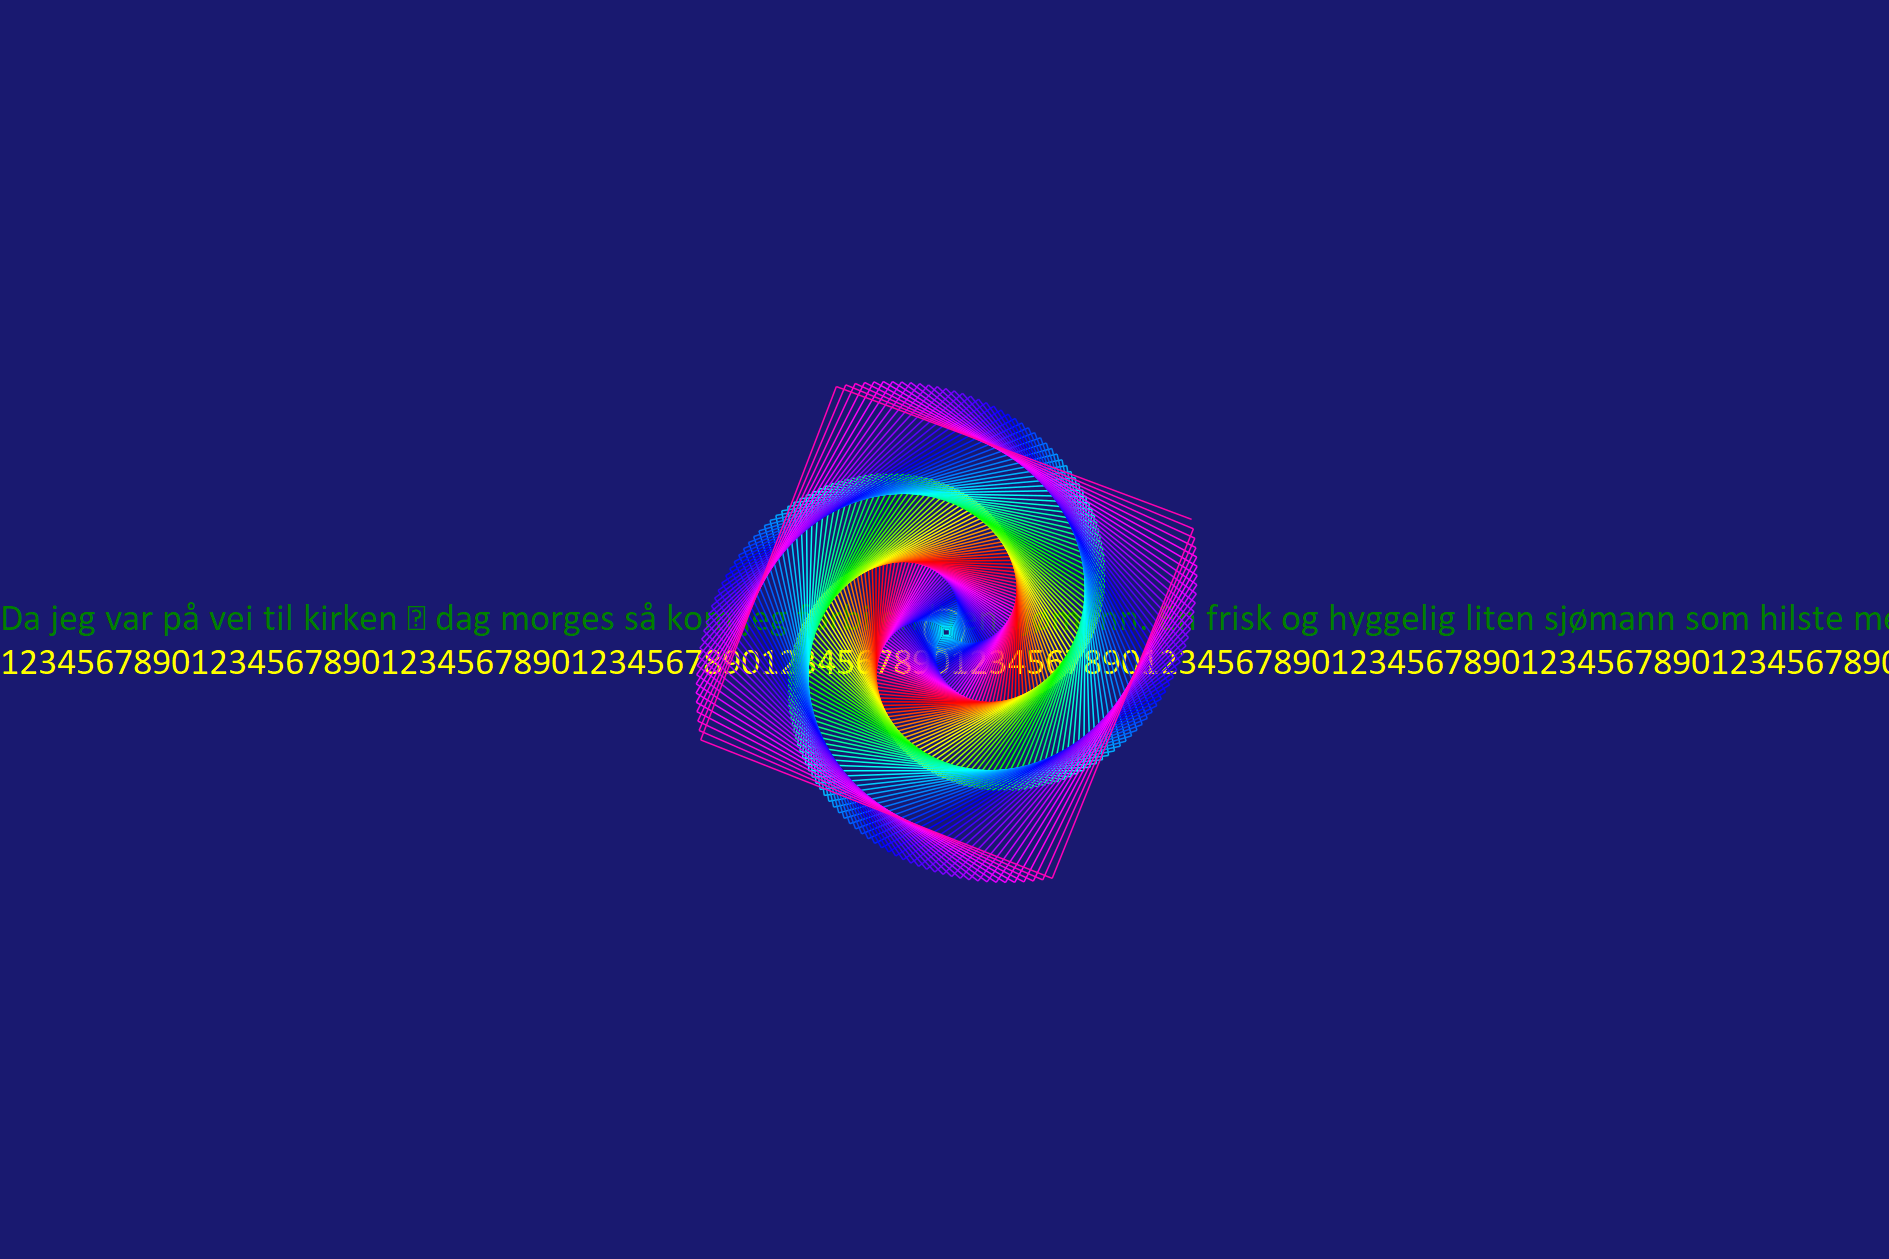

Generate this figure with Julia:
### A Pluto.jl notebook ###
# v0.12.20

using Markdown
using InteractiveUtils

# ╔═╡ 3cd880f0-6856-11eb-187f-e7fe0238d041
include("config.jl")

# ╔═╡ 78625b00-6856-11eb-0e08-bf8915eb2f5e
md"# A most **basic** test and headline"

# ╔═╡ 9f489670-6857-11eb-16f7-53ecb28dc3a5
md"A paragraph containing a link to [Julia](http://www.julialang.org)."

# ╔═╡ 71383360-6890-11eb-14eb-e39ac006624e
stri = "Da jeg var på vei til kiirken ∈ dag morges så kom jeg forbi en liten sjømann. En frisk og hyggelig liten sjømann som hilste meg."

# ╔═╡ fcdff590-686a-11eb-10ad-0f67e129deda
l1 = text(stri, -0.45 * WI, 0)

# ╔═╡ 240c9390-6892-11eb-3ba7-e95f27ba7e5a
l2 = sethue("yellow")

# ╔═╡ 32b3cc10-6892-11eb-38d2-99a597b4b53c
   l3 = text("1234567890123456789012345678901234567890123456789012345678901234567890123456789012345678901234567890",
        -WI / 2, EM)

# ╔═╡ e3ca9330-6892-11eb-2b65-2f98c90f0c9f


# ╔═╡ 5b66cdae-6892-11eb-0a16-91fdc7e0c19e
l4 = circle(O, 20, :stroke)

# ╔═╡ 9796abbe-6892-11eb-2faa-a326479b3b7c
t = Turtle()

# ╔═╡ 9c961ed2-6892-11eb-1fdc-9d379272db73
l5 = Pencolor(t, "cyan")

# ╔═╡ a1d7f210-6892-11eb-1b33-5958ade28f77
l6 = Penwidth(t, 1.5)

# ╔═╡ b5048ba0-6892-11eb-1225-f32767f28867
n = 4

# ╔═╡ bbe038c0-6892-11eb-1333-a70977b4d71c
l7 = for i in 1:200
        Forward(t, n)
        Turn(t, 89.5)
        HueShift(t)
        n += 0.75
    end

# ╔═╡ 53105580-6894-11eb-3af3-3feadd3c43bf
begin
	l1, l2, l3, l4, l5, l6, l7
	this_fig = empty_figure(joinpath(@__DIR__, "pluto_1.png"))
	background("green")
end

# ╔═╡ cad199a0-6892-11eb-2e31-316dc6c8e541
begin
	l1, l2, l3, l4, l5, l6, l7
	finish()
end

# ╔═╡ c4ab80e0-6892-11eb-19a5-cf50d9dc0bdb


# ╔═╡ Cell order:
# ╠═3cd880f0-6856-11eb-187f-e7fe0238d041
# ╟─78625b00-6856-11eb-0e08-bf8915eb2f5e
# ╠═9f489670-6857-11eb-16f7-53ecb28dc3a5
# ╠═53105580-6894-11eb-3af3-3feadd3c43bf
# ╠═71383360-6890-11eb-14eb-e39ac006624e
# ╠═fcdff590-686a-11eb-10ad-0f67e129deda
# ╠═240c9390-6892-11eb-3ba7-e95f27ba7e5a
# ╠═32b3cc10-6892-11eb-38d2-99a597b4b53c
# ╠═e3ca9330-6892-11eb-2b65-2f98c90f0c9f
# ╠═5b66cdae-6892-11eb-0a16-91fdc7e0c19e
# ╠═9796abbe-6892-11eb-2faa-a326479b3b7c
# ╠═9c961ed2-6892-11eb-1fdc-9d379272db73
# ╠═a1d7f210-6892-11eb-1b33-5958ade28f77
# ╠═b5048ba0-6892-11eb-1225-f32767f28867
# ╠═bbe038c0-6892-11eb-1333-a70977b4d71c
# ╠═cad199a0-6892-11eb-2e31-316dc6c8e541
# ╠═c4ab80e0-6892-11eb-19a5-cf50d9dc0bdb
